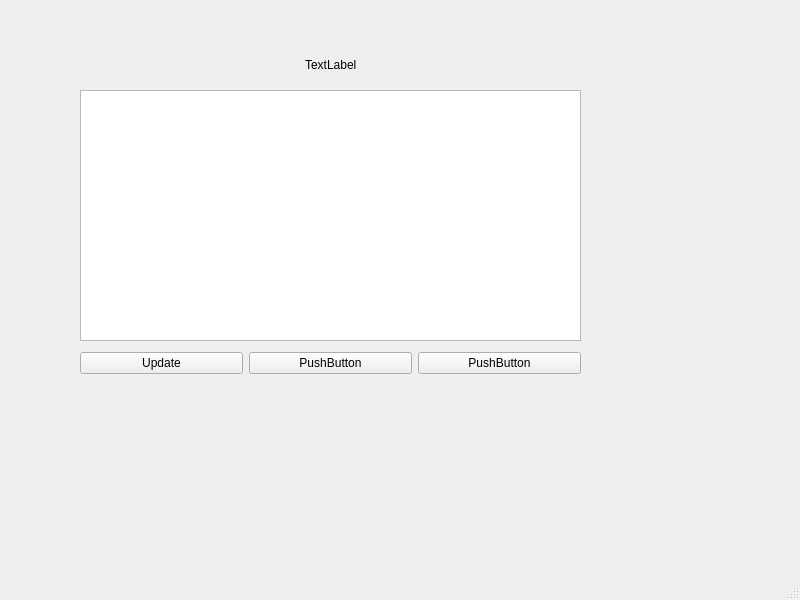
<?xml version="1.0" encoding="UTF-8"?>
<ui version="4.0">
 <class>personslist</class>
 <widget class="QMainWindow" name="personslist">
  <property name="geometry">
   <rect>
    <x>0</x>
    <y>0</y>
    <width>800</width>
    <height>600</height>
   </rect>
  </property>
  <property name="windowTitle">
   <string>MainWindow</string>
  </property>
  <widget class="QWidget" name="centralwidget">
   <widget class="QWidget" name="horizontalLayoutWidget">
    <property name="geometry">
     <rect>
      <x>80</x>
      <y>90</y>
      <width>501</width>
      <height>251</height>
     </rect>
    </property>
    <layout class="QHBoxLayout" name="HorizontalHeaderLabels">
     <item>
      <widget class="QTableWidget" name="tableViewListPersons"/>
     </item>
    </layout>
   </widget>
   <widget class="QWidget" name="gridLayoutWidget">
    <property name="geometry">
     <rect>
      <x>80</x>
      <y>350</y>
      <width>501</width>
      <height>26</height>
     </rect>
    </property>
    <layout class="QGridLayout" name="gridLayout">
     <item row="0" column="1">
      <widget class="QPushButton" name="pushButtonDelete">
       <property name="text">
        <string>PushButton</string>
       </property>
      </widget>
     </item>
     <item row="0" column="2">
      <widget class="QPushButton" name="pushButtonBack">
       <property name="text">
        <string>PushButton</string>
       </property>
      </widget>
     </item>
     <item row="0" column="0">
      <widget class="QPushButton" name="pushButtonUpdate">
       <property name="text">
        <string>Update</string>
       </property>
      </widget>
     </item>
    </layout>
   </widget>
   <widget class="QWidget" name="horizontalLayoutWidget_2">
    <property name="geometry">
     <rect>
      <x>80</x>
      <y>49</y>
      <width>501</width>
      <height>31</height>
     </rect>
    </property>
    <layout class="QHBoxLayout" name="horizontalLayout_2">
     <item>
      <spacer name="horizontalSpacer">
       <property name="orientation">
        <enum>Qt::Horizontal</enum>
       </property>
       <property name="sizeHint" stdset="0">
        <size>
         <width>40</width>
         <height>20</height>
        </size>
       </property>
      </spacer>
     </item>
     <item>
      <widget class="QLabel" name="label">
       <property name="text">
        <string>TextLabel</string>
       </property>
      </widget>
     </item>
     <item>
      <spacer name="horizontalSpacer_2">
       <property name="orientation">
        <enum>Qt::Horizontal</enum>
       </property>
       <property name="sizeHint" stdset="0">
        <size>
         <width>40</width>
         <height>20</height>
        </size>
       </property>
      </spacer>
     </item>
    </layout>
   </widget>
  </widget>
  <widget class="QMenuBar" name="menubar">
   <property name="geometry">
    <rect>
     <x>0</x>
     <y>0</y>
     <width>800</width>
     <height>22</height>
    </rect>
   </property>
  </widget>
  <widget class="QStatusBar" name="statusbar"/>
 </widget>
 <resources/>
 <connections/>
</ui>
